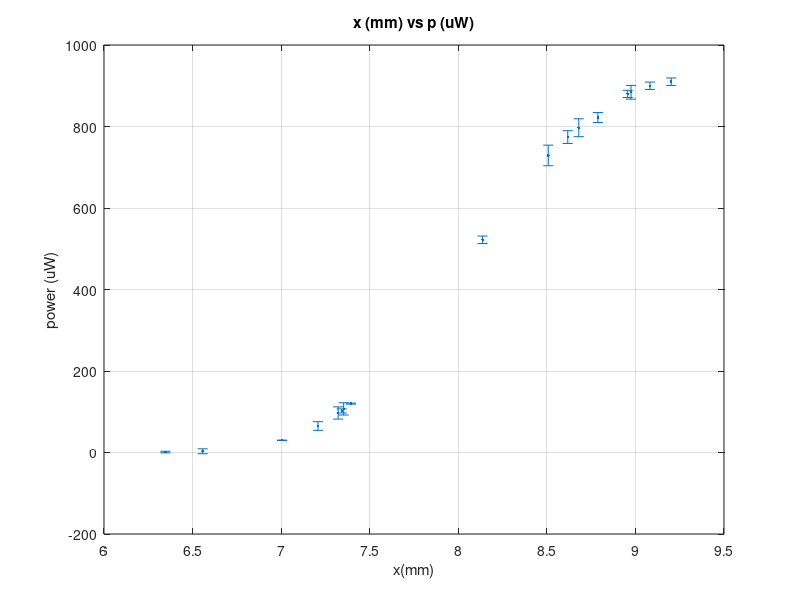
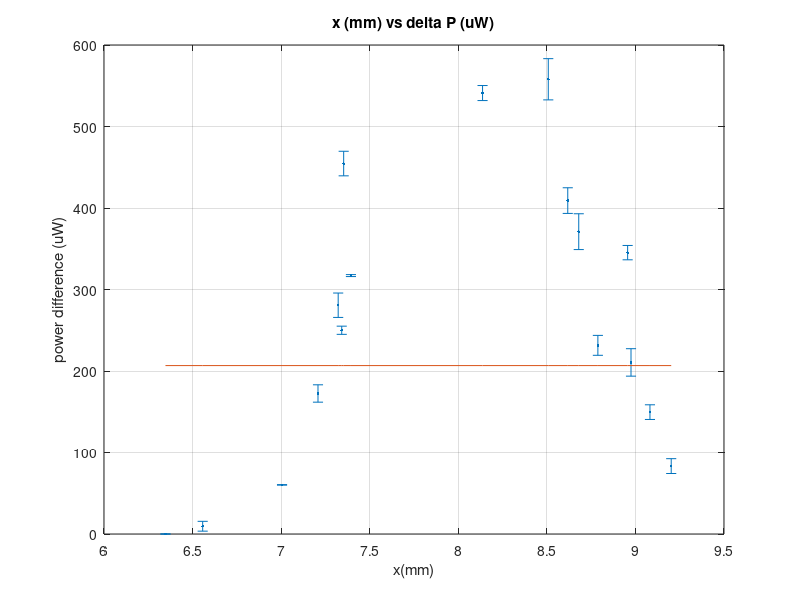

The MATLAB script that drew these images, in order:
%
%Beam Divergence
%Feb 28 2019
%
close all;
clear all;

x=[
6.347
6.557
7.005
7.208


7.322
7.342
7.353
7.394
8.137
8.508
8.618

8.68
8.788

8.956
8.975
9.082
9.202];

xError = [
0.002886751346
0.002886751346
0.002886751346
0.002886751346


0.002886751346
0.002886751346
0.002886751346
0.002886751346
0.002886751346
0.002886751346
0.002886751346

0.002886751346
0.002886751346

0.002886751346
0.002886751346
0.002886751346
0.002886751346
0.002886751346
0.002886751346
0.002886751346
];

pError=[
2.01
6.03
0.3
10.65


14.97
5.02
15.07
1.2
9.22
25.29
15.74

21.97
12.22

8.8
16.84
9
9.1 ];

p=[
1
3
30
65


97
102
107
120
522
729
774

797
822

880
884
900
910];

errorbar(x,p,pError,'.');
grid on;
title("x (mm) vs p (uW)");
xlabel("x(mm)");
ylabel("power (uW)");


%
%seems tough to fit. will fit derivative
%

deriv =[];
deriverror=[];

for i=2:length(x)
    deriv(i)=(p(i)-p(i-1))/(x(i)-x(i-1));
    deriverror(i)=sqrt(pError(i)^2 +xError(i)^2);
end

figure;

%finding the line that will intersect with the 1/e value of the derivative
y=[];
for i=1:length(deriv)
    y(i) = (1/2.7)*max(deriv);
end

%plot(deriv);
errorbar(x,deriv,deriverror,'.'); hold on;
plot(x, y);
grid on;
title("x (mm) vs delta P (uW)");
xlabel("x(mm)");
ylabel("power difference (uW)");

%now use cftool to fit this curve